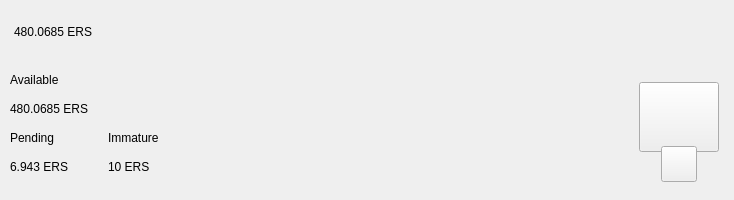
<?xml version="1.0" encoding="UTF-8"?>
<ui version="4.0">
 <class>TopBar</class>
 <widget class="QWidget" name="TopBar">
  <property name="geometry">
   <rect>
    <x>0</x>
    <y>0</y>
    <width>734</width>
    <height>200</height>
   </rect>
  </property>
  <property name="minimumSize">
   <size>
    <width>0</width>
    <height>200</height>
   </size>
  </property>
  <property name="maximumSize">
   <size>
    <width>16777215</width>
    <height>200</height>
   </size>
  </property>
  <property name="windowTitle">
   <string>Form</string>
  </property>
  <layout class="QVBoxLayout" name="verticalLayout_10" stretch="0">
   <property name="spacing">
    <number>0</number>
   </property>
   <property name="leftMargin">
    <number>0</number>
   </property>
   <property name="topMargin">
    <number>0</number>
   </property>
   <property name="rightMargin">
    <number>0</number>
   </property>
   <property name="bottomMargin">
    <number>0</number>
   </property>
   <item>
    <widget class="PFBorderImage" name="containerTop">
     <layout class="QVBoxLayout" name="verticalLayout_11">
      <property name="spacing">
       <number>0</number>
      </property>
      <property name="leftMargin">
       <number>0</number>
      </property>
      <property name="topMargin">
       <number>0</number>
      </property>
      <property name="rightMargin">
       <number>0</number>
      </property>
      <property name="bottomMargin">
       <number>0</number>
      </property>
      <item>
       <widget class="QWidget" name="top_container_2" native="true">
        <property name="minimumSize">
         <size>
          <width>0</width>
          <height>65</height>
         </size>
        </property>
        <layout class="QHBoxLayout" name="top_container">
         <property name="spacing">
          <number>0</number>
         </property>
         <property name="leftMargin">
          <number>14</number>
         </property>
         <property name="topMargin">
          <number>0</number>
         </property>
         <property name="rightMargin">
          <number>14</number>
         </property>
         <property name="bottomMargin">
          <number>0</number>
         </property>
         <item alignment="Qt::AlignVCenter">
          <widget class="QWidget" name="widgetTopAmount" native="true">
           <property name="sizePolicy">
            <sizepolicy hsizetype="Preferred" vsizetype="Maximum">
             <horstretch>0</horstretch>
             <verstretch>0</verstretch>
            </sizepolicy>
           </property>
           <layout class="QHBoxLayout" name="horizontalLayout_5">
            <property name="spacing">
             <number>0</number>
            </property>
            <property name="leftMargin">
             <number>0</number>
            </property>
            <property name="topMargin">
             <number>0</number>
            </property>
            <property name="rightMargin">
             <number>0</number>
            </property>
            <property name="bottomMargin">
             <number>0</number>
            </property>
            <item alignment="Qt::AlignTop">
             <widget class="QLabel" name="labelAmountTopErs">
              <property name="minimumSize">
               <size>
                <width>0</width>
                <height>36</height>
               </size>
              </property>
              <property name="styleSheet">
               <string notr="true">padding:0px;margin:0px;</string>
              </property>
              <property name="text">
               <string notr="true">480.0685 ERS</string>
              </property>
             </widget>
            </item>
           </layout>
          </widget>
         </item>
         <item>
          <spacer name="horizontalSpacer">
           <property name="orientation">
            <enum>Qt::Horizontal</enum>
           </property>
           <property name="sizeHint" stdset="0">
            <size>
             <width>40</width>
             <height>20</height>
            </size>
           </property>
          </spacer>
         </item>
         <item>
          <layout class="QHBoxLayout" name="horizontalLayout_4">
           <property name="spacing">
            <number>12</number>
           </property>
           <property name="rightMargin">
            <number>0</number>
           </property>
           <item alignment="Qt::AlignRight">
            <widget class="QWidget" name="layoutSync" native="true">
             <property name="minimumSize">
              <size>
               <width>0</width>
               <height>36</height>
              </size>
             </property>
             <property name="maximumSize">
              <size>
               <width>16777215</width>
               <height>36</height>
              </size>
             </property>
             <layout class="QVBoxLayout" name="verticalLayout_9">
              <property name="leftMargin">
               <number>0</number>
              </property>
              <property name="topMargin">
               <number>0</number>
              </property>
              <property name="rightMargin">
               <number>0</number>
              </property>
              <property name="bottomMargin">
               <number>0</number>
              </property>
              <item>
               <widget class="ExpandableButton" name="pushButtonSync" native="true">
                <property name="minimumSize">
                 <size>
                  <width>36</width>
                  <height>36</height>
                 </size>
                </property>
                <property name="maximumSize">
                 <size>
                  <width>16777215</width>
                  <height>36</height>
                 </size>
                </property>
               </widget>
              </item>
             </layout>
            </widget>
           </item>
           <item>
            <widget class="ExpandableButton" name="pushButtonHDUpgrade" native="true">
             <property name="minimumSize">
              <size>
               <width>36</width>
               <height>36</height>
              </size>
             </property>
            </widget>
           </item>
           <item>
            <widget class="ExpandableButton" name="pushButtonStack" native="true">
             <property name="minimumSize">
              <size>
               <width>36</width>
               <height>36</height>
              </size>
             </property>
            </widget>
           </item>
           <item>
            <widget class="ExpandableButton" name="pushButtonColdStaking" native="true">
             <property name="minimumSize">
              <size>
               <width>36</width>
               <height>36</height>
              </size>
             </property>
            </widget>
           </item>
           <item>
            <widget class="ExpandableButton" name="pushButtonConnection" native="true">
             <property name="minimumSize">
              <size>
               <width>36</width>
               <height>36</height>
              </size>
             </property>
            </widget>
           </item>
           <item>
            <widget class="ExpandableButton" name="pushButtonTor" native="true">
             <property name="minimumSize">
              <size>
               <width>36</width>
               <height>36</height>
              </size>
             </property>
            </widget>
           </item>
           <item>
            <widget class="ExpandableButton" name="pushButtonLock" native="true">
             <property name="sizePolicy">
              <sizepolicy hsizetype="Expanding" vsizetype="Expanding">
               <horstretch>0</horstretch>
               <verstretch>0</verstretch>
              </sizepolicy>
             </property>
             <property name="minimumSize">
              <size>
               <width>36</width>
               <height>0</height>
              </size>
             </property>
            </widget>
           </item>
           <item>
            <widget class="ExpandableButton" name="pushButtonTheme" native="true">
             <property name="minimumSize">
              <size>
               <width>36</width>
               <height>36</height>
              </size>
             </property>
             <property name="maximumSize">
              <size>
               <width>16777215</width>
               <height>36</height>
              </size>
             </property>
            </widget>
           </item>
           <item>
            <widget class="ExpandableButton" name="pushButtonFAQ" native="true">
             <property name="minimumSize">
              <size>
               <width>36</width>
               <height>36</height>
              </size>
             </property>
            </widget>
           </item>
          </layout>
         </item>
        </layout>
       </widget>
      </item>
      <item>
       <widget class="QWidget" name="bottom_container" native="true">
        <property name="minimumSize">
         <size>
          <width>0</width>
          <height>135</height>
         </size>
        </property>
        <layout class="QHBoxLayout" name="botton_container">
         <property name="leftMargin">
          <number>10</number>
         </property>
         <property name="topMargin">
          <number>0</number>
         </property>
         <property name="rightMargin">
          <number>10</number>
         </property>
         <property name="bottomMargin">
          <number>10</number>
         </property>
         <item>
          <layout class="QHBoxLayout" name="horizontalLayout_3">
           <property name="bottomMargin">
            <number>9</number>
           </property>
           <item>
            <layout class="QVBoxLayout" name="verticalLayout_7">
             <property name="spacing">
              <number>0</number>
             </property>
             <property name="leftMargin">
              <number>0</number>
             </property>
             <property name="rightMargin">
              <number>30</number>
             </property>
             <item>
              <layout class="QVBoxLayout" name="verticalLayout_2">
               <item>
                <widget class="QLabel" name="labelTitle1">
                 <property name="text">
                  <string>Available</string>
                 </property>
                </widget>
               </item>
               <item>
                <widget class="QLabel" name="labelAmountErs">
                 <property name="text">
                  <string notr="true">480.0685 ERS</string>
                 </property>
                </widget>
               </item>
              </layout>
             </item>
             <item>
              <layout class="QHBoxLayout" name="horizontalLayout_2">
               <property name="spacing">
                <number>0</number>
               </property>
               <item>
                <layout class="QVBoxLayout" name="verticalLayout_3">
                 <item>
                  <widget class="QLabel" name="labelTitle3">
                   <property name="text">
                    <string>Pending</string>
                   </property>
                  </widget>
                 </item>
                 <item>
                  <widget class="QLabel" name="labelPendingErs">
                   <property name="text">
                    <string notr="true">6.943 ERS</string>
                   </property>
                  </widget>
                 </item>
                </layout>
               </item>
               <item>
                <spacer name="horizontalSpacer_3">
                 <property name="orientation">
                  <enum>Qt::Horizontal</enum>
                 </property>
                 <property name="sizeType">
                  <enum>QSizePolicy::Fixed</enum>
                 </property>
                 <property name="sizeHint" stdset="0">
                  <size>
                   <width>40</width>
                   <height>20</height>
                  </size>
                 </property>
                </spacer>
               </item>
               <item>
                <layout class="QVBoxLayout" name="verticalLayout_4">
                 <item>
                  <widget class="QLabel" name="labelTitle4">
                   <property name="text">
                    <string>Immature</string>
                   </property>
                  </widget>
                 </item>
                 <item>
                  <widget class="QLabel" name="labelImmatureErs">
                   <property name="text">
                    <string notr="true">10 ERS</string>
                   </property>
                  </widget>
                 </item>
                </layout>
               </item>
              </layout>
             </item>
            </layout>
           </item>
          </layout>
         </item>
         <item>
          <spacer name="horizontalSpacer_2">
           <property name="orientation">
            <enum>Qt::Horizontal</enum>
           </property>
           <property name="sizeHint" stdset="0">
            <size>
             <width>40</width>
             <height>20</height>
            </size>
           </property>
          </spacer>
         </item>
         <item alignment="Qt::AlignHCenter|Qt::AlignVCenter">
          <widget class="QWidget" name="qrContainer" native="true">
           <property name="sizePolicy">
            <sizepolicy hsizetype="Preferred" vsizetype="Minimum">
             <horstretch>0</horstretch>
             <verstretch>0</verstretch>
            </sizepolicy>
           </property>
           <property name="minimumSize">
            <size>
             <width>90</width>
             <height>110</height>
            </size>
           </property>
           <property name="maximumSize">
            <size>
             <width>90</width>
             <height>110</height>
            </size>
           </property>
           <layout class="QVBoxLayout" name="containerQR">
            <property name="spacing">
             <number>0</number>
            </property>
            <property name="leftMargin">
             <number>5</number>
            </property>
            <property name="topMargin">
             <number>10</number>
            </property>
            <property name="rightMargin">
             <number>5</number>
            </property>
            <property name="bottomMargin">
             <number>0</number>
            </property>
            <item>
             <widget class="QPushButton" name="btnQr">
              <property name="minimumSize">
               <size>
                <width>70</width>
                <height>70</height>
               </size>
              </property>
              <property name="maximumSize">
               <size>
                <width>16777215</width>
                <height>70</height>
               </size>
              </property>
              <property name="focusPolicy">
               <enum>Qt::NoFocus</enum>
              </property>
              <property name="text">
               <string/>
              </property>
              <property name="iconSize">
               <size>
                <width>70</width>
                <height>70</height>
               </size>
              </property>
             </widget>
            </item>
            <item>
             <spacer name="verticalSpacer">
              <property name="orientation">
               <enum>Qt::Vertical</enum>
              </property>
              <property name="sizeType">
               <enum>QSizePolicy::Fixed</enum>
              </property>
              <property name="sizeHint" stdset="0">
               <size>
                <width>20</width>
                <height>20</height>
               </size>
              </property>
             </spacer>
            </item>
            <item alignment="Qt::AlignHCenter|Qt::AlignBottom">
             <widget class="QPushButton" name="pushButtonQR">
              <property name="minimumSize">
               <size>
                <width>36</width>
                <height>36</height>
               </size>
              </property>
              <property name="maximumSize">
               <size>
                <width>36</width>
                <height>36</height>
               </size>
              </property>
              <property name="focusPolicy">
               <enum>Qt::NoFocus</enum>
              </property>
              <property name="text">
               <string/>
              </property>
             </widget>
            </item>
           </layout>
          </widget>
         </item>
        </layout>
       </widget>
      </item>
     </layout>
    </widget>
   </item>
  </layout>
 </widget>
 <customwidgets>
  <customwidget>
   <class>ExpandableButton</class>
   <extends>QWidget</extends>
   <header>qt/eros/expandablebutton.h</header>
   <container>1</container>
  </customwidget>
  <customwidget>
   <class>PFBorderImage</class>
   <extends>QFrame</extends>
   <header>qt/eros/pfborderimage.h</header>
   <container>1</container>
  </customwidget>
 </customwidgets>
 <resources/>
 <connections/>
</ui>
